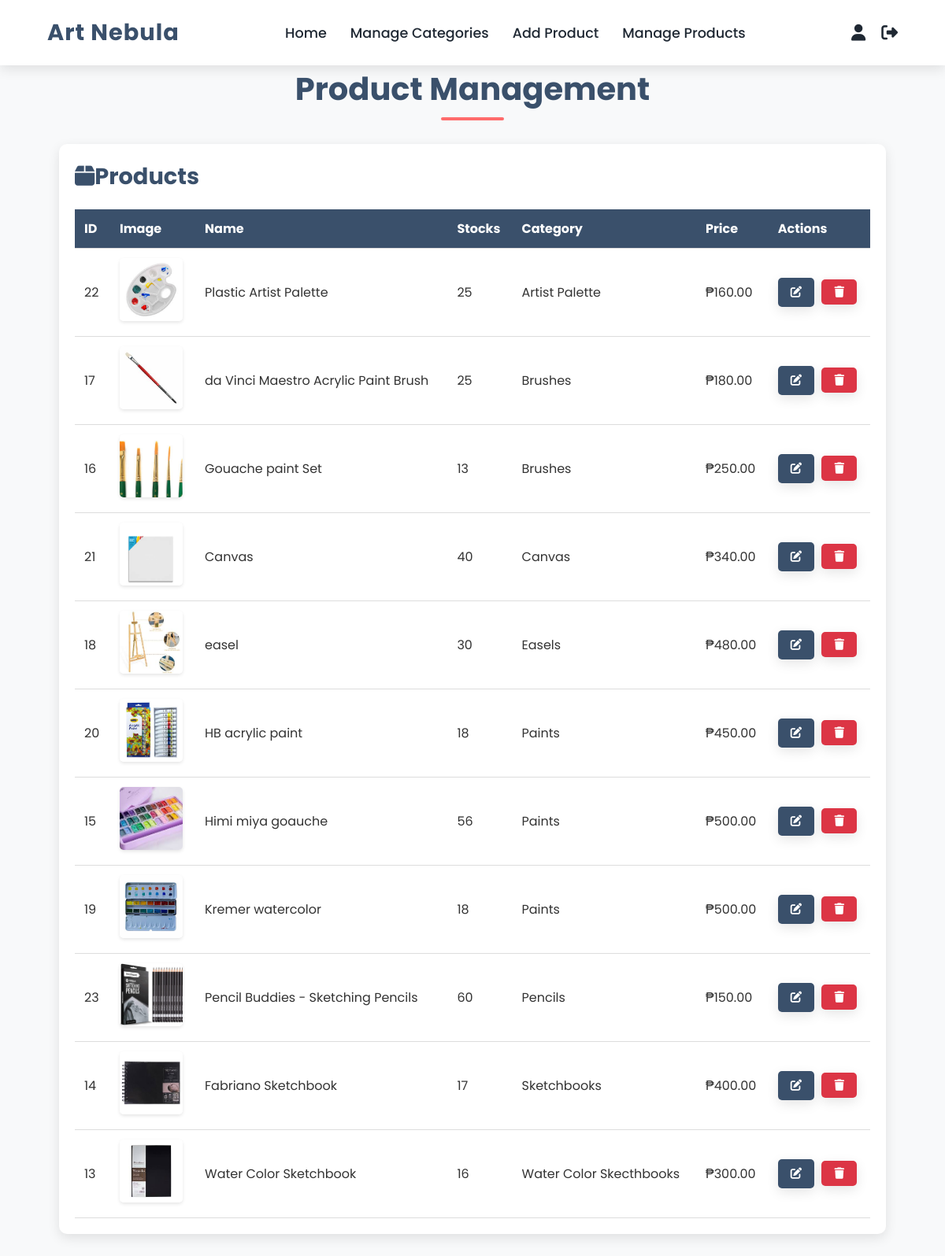
/admin/manage_products.php (signed in), run on the app's committed database.
### tables this page shows
CREATE TABLE `products` (
  `id` int(11) NOT NULL,
  `name` varchar(255) NOT NULL,
  `stock` int(255) NOT NULL,
  `description` text NOT NULL,
  `price` decimal(10,2) NOT NULL,
  `category_id` int(11) NOT NULL,
  `image_path` varchar(255) NOT NULL,
  `created_at` timestamp NOT NULL DEFAULT current_timestamp(),
  `category` varchar(255) DEFAULT NULL
);

CREATE TABLE `categories` (
  `id` int(11) NOT NULL,
  `name` varchar(255) NOT NULL,
  `created_at` timestamp NOT NULL DEFAULT current_timestamp()
);

### admin/manage_products.php (the view, shortened to what this page needs)
<?php
function getAllProducts() {
    $conn = connection();
    $sql = "SELECT p.*, c.name AS category_name
            FROM `products` p
            LEFT JOIN `categories` c ON p.category_id = c.id
            ORDER BY c.name, p.name";
    $result = $conn->query($sql);
    return $result;
}
?>
<!DOCTYPE html>
<html lang="en">
<head>
    <link rel="stylesheet" href="https://cdnjs.cloudflare.com/ajax/libs/font-awesome/6.4.0/css/all.min.css">
</head>
<body>
    <div class="nav">
        <div class="nav-menu flex-row">
            <div class="nav-brand">
                <a href="admin_homepage.php">Art Nebula</a>
            </div>
            <div class="collapse">
                <ul class="nav-items">
                   <li class="nav-link">
                        <a href="admin_homepage.php">Home</a>
                    </li>
                    <li class="nav-link">
                        <a href="manage_categories.php" >Manage Categories</a>
                    </li>
                    <li class="nav-link">
                        <a href="add_product.php">Add Product</a>
                    </li>
                    <li class="nav-link">
                        <a href="manage_products.php" class="active">Manage Products</a>
                    </li>
                </ul>
            </div>
            <div class="icons-items">
                <a href="admin_profile.php" title="User Account"><i class="fa-solid fa-user"></i></a>
                <a href="../logout.php" title="Log Out"><i class="fa-solid fa-sign-out-alt"></i></a>
            </div>
        </div>
    </div>
    <main>
        <div class="container">
            <h1 class="heading">Product Management</h1>
            <div class="card">
                <div class="card-header">
                    <h2><i class="fa-solid fa-box me-2"></i>Products</h2>
                </div>
                <div class="card-body">
                    <?php
                    $all_products = getAllProducts();
                    if ($all_products && $all_products->num_rows > 0):
                    ?>
                        <table>
                            <thead>
                                <tr>
                                    <th>ID</th>
                                    <th>Image</th>
                                    <th>Name</th>
                                    <th>Stocks</th>
                                    <th>Category</th>
                                    <th>Price</th>
                                    <th>Actions</th>
                                </tr>
                            </thead>
                            <tbody>
                                <?php while ($product = $all_products->fetch_assoc()): ?>
                                    <tr>
                                        <td><?= htmlspecialchars($product['id']) ?></td>
                                        <td>
                                            <?php if (!empty($product['image_path'])): ?>
                                                <img src="<?= htmlspecialchars($product['image_path']) ?>" alt="<?= htmlspecialchars($product['name']) ?>" class="product-image">
                                            <?php else: ?>
                                                <span class="no-image">No Image</span>
                                            <?php endif; ?>
                                        </td>
                                        <td><?= htmlspecialchars($product['name']) ?></td>
                                        <td><?= htmlspecialchars($product['stock']) ?></td>
                                        <td><?= htmlspecialchars($product['category_name'] ?? 'Uncategorized') ?></td>
                                        <td>₱<?= number_format($product['price'], 2) ?></td>
                                        <td>
                                            <form action="" method="get" style="display: inline-block;" onsubmit="return confirm('Are you sure you want to delete the product: <?= htmlspecialchars($product['name']) ?>?');">
                                                <a href="edit_products.php?id=<?= $product['id'] ?>" class="btn" style="background-color: var(--primary-color); color: white; margin-right: 5px;">
                                                    <i class="fa-solid fa-edit"></i>
                                                </a>
                                                <button type="submit" name="delete" value="1" class="btn btn-danger"
                                                        title="Delete '<?= htmlspecialchars($product['name']) ?>'">
                                                    <i class="fa-solid fa-trash"></i>
                                                </button>
                                            </form>
                                        </td>
                                    </tr>
                                <?php endwhile; ?>
                            </tbody>
                        </table>
                    <?php endif; ?>
                </div>
            </div>
        </div>
    </main>
</body>
</html>

### admin/manage_products.php (style rules this page uses)
:root { --primary-color: #3a506b; --secondary-color: #ff6b6b; --accent-color: #6fffe9; --light-color: #f8f9fa; --dark-color: #1f2833; --text-color: #333; --text-light: #f8f9fa; --box-shadow: 0 5px 15px rgba(0, 0, 0, 0.1); --transition: all 0.3s ease; }
* { margin: 0; padding: 0; box-sizing: border-box; }
body { font-family: 'Poppins', sans-serif; color: var(--text-color); background-color: var(--light-color); overflow-x: hidden; }
a { text-decoration: none; color: inherit; }
ul { list-style-type: none; }
.container { width: 90%; max-width: 1200px; margin: 0 auto; padding: 0 15px; }
.flex-row { display: flex; flex-wrap: wrap; }
.nav { background-color: white; box-shadow: var(--box-shadow); position: sticky; top: 0; z-index: 100; }
.nav-menu { justify-content: space-between; align-items: center; padding: 20px 0; width: 90%; margin: 0 auto; }
.nav-brand a { font-size: 1.8rem; font-weight: 700; color: var(--primary-color); letter-spacing: 1px; }
.nav-items { display: flex; margin: 0; }
.nav-link { padding: 0 15px; }
.nav-link a { font-size: 1.1rem; font-weight: 500; color: var(--dark-color); transition: var(--transition); }
.icons-items { display: flex; align-items: center; gap: 20px; }
.icons-items a { font-size: 1.3rem; color: var(--dark-color); transition: var(--transition); }
.heading { text-align: center; position: relative; margin-bottom: 40px; font-size: 2.5rem; color: var(--primary-color); }
.heading::after { content: ''; position: absolute; bottom: -10px; left: 50%; transform: translateX(-50%); width: 80px; height: 4px; background-color: var(--secondary-color); border-radius: 2px; }
.card { background-color: white; border-radius: 10px; box-shadow: var(--box-shadow); padding: 20px; margin-bottom: 30px; }
.card-header { margin-bottom: 20px; }
.card-header h2 { font-size: 1.8rem; color: var(--primary-color); }
table { width: 100%; border-collapse: collapse; }
table th, table td { padding: 12px; text-align: left; border-bottom: 1px solid #ddd; }
table th { background-color: var(--primary-color); color: white; }
.product-image { width: 80px; height: 80px; object-fit: cover; border-radius: 5px; box-shadow: 0 2px 4px rgba(0,0,0,0.1); }
.btn { display: inline-block; padding: 8px 16px; background-color: var(--secondary-color); color: white; border: none; border-radius: 5px; cursor: pointer; font-size: 0.9rem; font-weight: 600; text-transform: uppercase; transition: var(--transition); box-shadow: var(--box-shadow); }
.btn-danger { background-color: #dc3545; }

### data on the page
products: id "22", image_path (picture), name "Plastic Artist Palette", stock "25", category.name "Artist Palette", price "160.00"
products: id "17", image_path (picture), name "da Vinci Maestro Acrylic Paint Brush", stock "25", category.name "Brushes", price "180.00"
products: id "16", image_path (picture), name "Gouache paint Set", stock "13", category.name "Brushes", price "250.00"
products: id "21", image_path (picture), name "Canvas", stock "40", category.name "Canvas", price "340.00"
products: id "18", image_path (picture), name "easel", stock "30", category.name "Easels", price "480.00"
products: id "20", image_path (picture), name "HB acrylic paint", stock "18", category.name "Paints", price "450.00"
products: id "15", image_path (picture), name "Himi miya goauche", stock "56", category.name "Paints", price "500.00"
products: id "19", image_path (picture), name "Kremer watercolor", stock "18", category.name "Paints", price "500.00"
products: id "23", image_path (picture), name "Pencil Buddies - Sketching Pencils", stock "60", category.name "Pencils", price "150.00"
products: id "14", image_path (picture), name "Fabriano Sketchbook", stock "17", category.name "Sketchbooks", price "400.00"
products: id "13", image_path (picture), name "Water Color Sketchbook", stock "16", category.name "Water Color Skecthbooks", price "300.00"
